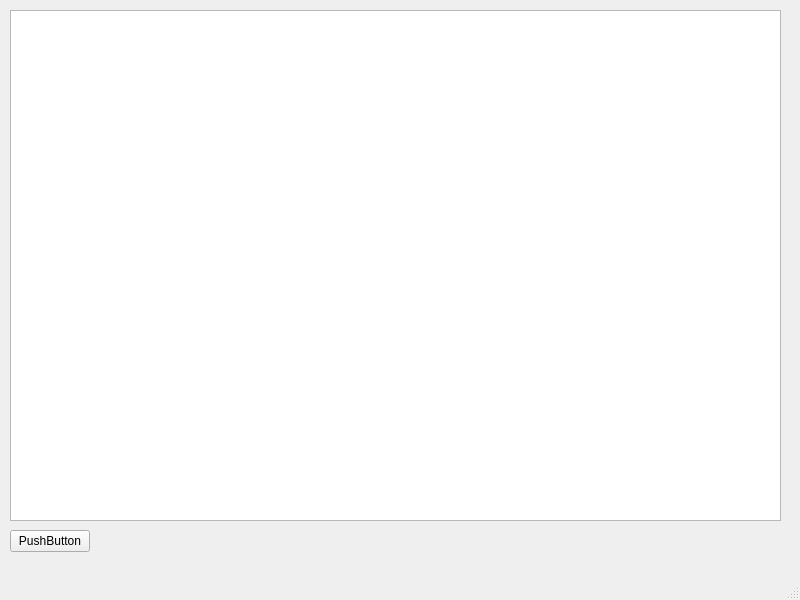
<?xml version="1.0" encoding="UTF-8"?>
<ui version="4.0">
 <class>MainWindow</class>
 <widget class="QMainWindow" name="MainWindow">
  <property name="geometry">
   <rect>
    <x>0</x>
    <y>0</y>
    <width>800</width>
    <height>600</height>
   </rect>
  </property>
  <property name="windowTitle">
   <string>MainWindow</string>
  </property>
  <widget class="QWidget" name="centralwidget">
   <widget class="QPushButton" name="pushButton">
    <property name="geometry">
     <rect>
      <x>10</x>
      <y>530</y>
      <width>80</width>
      <height>22</height>
     </rect>
    </property>
    <property name="text">
     <string>PushButton</string>
    </property>
   </widget>
   <widget class="QTextBrowser" name="textBrowser">
    <property name="geometry">
     <rect>
      <x>10</x>
      <y>10</y>
      <width>771</width>
      <height>511</height>
     </rect>
    </property>
   </widget>
  </widget>
  <widget class="QMenuBar" name="menubar">
   <property name="geometry">
    <rect>
     <x>0</x>
     <y>0</y>
     <width>800</width>
     <height>19</height>
    </rect>
   </property>
  </widget>
  <widget class="QStatusBar" name="statusbar"/>
 </widget>
 <resources/>
 <connections/>
</ui>
